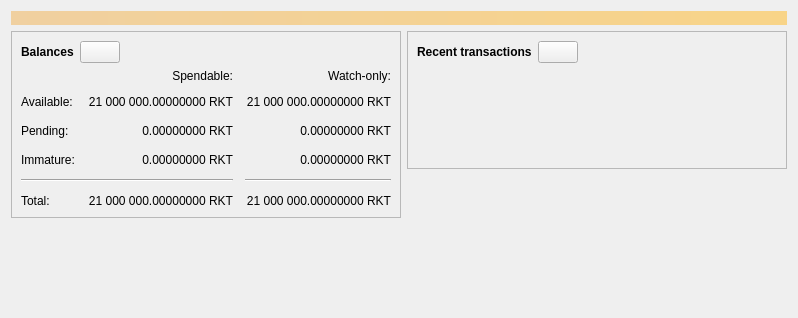
<?xml version="1.0" encoding="UTF-8"?>
<ui version="4.0">
 <class>OverviewPage</class>
 <widget class="QWidget" name="OverviewPage">
  <property name="geometry">
   <rect>
    <x>0</x>
    <y>0</y>
    <width>798</width>
    <height>318</height>
   </rect>
  </property>
  <property name="windowTitle">
   <string>Form</string>
  </property>
  <layout class="QVBoxLayout" name="topLayout">
   <item>
    <widget class="QLabel" name="labelAlerts">
     <property name="visible">
      <bool>false</bool>
     </property>
     <property name="styleSheet">
      <string notr="true">QLabel { background-color: qlineargradient(x1: 0, y1: 0, x2: 1, y2: 0, stop:0 #F0D0A0, stop:1 #F8D488); color:#000000; }</string>
     </property>
     <property name="wordWrap">
      <bool>true</bool>
     </property>
     <property name="margin">
      <number>3</number>
     </property>
     <property name="textInteractionFlags">
      <set>Qt::TextSelectableByMouse</set>
     </property>
    </widget>
   </item>
   <item>
    <layout class="QHBoxLayout" name="horizontalLayout" stretch="1,1">
     <item>
      <layout class="QVBoxLayout" name="verticalLayout_2">
       <item>
        <widget class="QFrame" name="frame">
         <property name="frameShape">
          <enum>QFrame::StyledPanel</enum>
         </property>
         <property name="frameShadow">
          <enum>QFrame::Raised</enum>
         </property>
         <layout class="QVBoxLayout" name="verticalLayout_4">
          <item>
           <layout class="QHBoxLayout" name="horizontalLayout_4">
            <item>
             <widget class="QLabel" name="label_5">
              <property name="font">
               <font>
                <weight>75</weight>
                <bold>true</bold>
               </font>
              </property>
              <property name="text">
               <string>Balances</string>
              </property>
             </widget>
            </item>
            <item>
             <widget class="QPushButton" name="labelWalletStatus">
              <property name="enabled">
               <bool>true</bool>
              </property>
              <property name="maximumSize">
               <size>
                <width>45</width>
                <height>16777215</height>
               </size>
              </property>
              <property name="toolTip">
               <string>The displayed information may be out of date. Your wallet automatically synchronizes with the Moneyrocket network after a connection is established, but this process has not completed yet.</string>
              </property>
              <property name="text">
               <string/>
              </property>
              <property name="icon">
               <iconset resource="../moneyrocket.qrc">
                <normaloff>:/icons/warning</normaloff>
                <disabledoff>:/icons/warning</disabledoff>:/icons/warning</iconset>
              </property>
              <property name="iconSize">
               <size>
                <width>24</width>
                <height>24</height>
               </size>
              </property>
             </widget>
            </item>
            <item>
             <spacer name="horizontalSpacer_3">
              <property name="orientation">
               <enum>Qt::Horizontal</enum>
              </property>
              <property name="sizeHint" stdset="0">
               <size>
                <width>40</width>
                <height>20</height>
               </size>
              </property>
             </spacer>
            </item>
           </layout>
          </item>
          <item>
           <layout class="QGridLayout" name="gridLayout">
            <property name="spacing">
             <number>12</number>
            </property>
            <item row="2" column="2">
             <widget class="QLabel" name="labelWatchPending">
              <property name="cursor">
               <cursorShape>IBeamCursor</cursorShape>
              </property>
              <property name="toolTip">
               <string>Unconfirmed transactions to watch-only addresses</string>
              </property>
              <property name="text">
               <string notr="true">0.00000000 RKT</string>
              </property>
              <property name="alignment">
               <set>Qt::AlignRight|Qt::AlignTrailing|Qt::AlignVCenter</set>
              </property>
              <property name="textInteractionFlags">
               <set>Qt::LinksAccessibleByMouse|Qt::TextSelectableByKeyboard|Qt::TextSelectableByMouse</set>
              </property>
             </widget>
            </item>
            <item row="2" column="1">
             <widget class="QLabel" name="labelUnconfirmed">
              <property name="cursor">
               <cursorShape>IBeamCursor</cursorShape>
              </property>
              <property name="toolTip">
               <string>Total of transactions that have yet to be confirmed, and do not yet count toward the spendable balance</string>
              </property>
              <property name="text">
               <string notr="true">0.00000000 RKT</string>
              </property>
              <property name="alignment">
               <set>Qt::AlignRight|Qt::AlignTrailing|Qt::AlignVCenter</set>
              </property>
              <property name="textInteractionFlags">
               <set>Qt::LinksAccessibleByMouse|Qt::TextSelectableByKeyboard|Qt::TextSelectableByMouse</set>
              </property>
             </widget>
            </item>
            <item row="3" column="2">
             <widget class="QLabel" name="labelWatchImmature">
              <property name="cursor">
               <cursorShape>IBeamCursor</cursorShape>
              </property>
              <property name="toolTip">
               <string>Mined balance in watch-only addresses that has not yet matured</string>
              </property>
              <property name="text">
               <string notr="true">0.00000000 RKT</string>
              </property>
              <property name="alignment">
               <set>Qt::AlignRight|Qt::AlignTrailing|Qt::AlignVCenter</set>
              </property>
              <property name="textInteractionFlags">
               <set>Qt::LinksAccessibleByMouse|Qt::TextSelectableByKeyboard|Qt::TextSelectableByMouse</set>
              </property>
             </widget>
            </item>
            <item row="4" column="0" colspan="2">
             <widget class="Line" name="line">
              <property name="orientation">
               <enum>Qt::Horizontal</enum>
              </property>
             </widget>
            </item>
            <item row="4" column="2">
             <widget class="Line" name="lineWatchBalance">
              <property name="sizePolicy">
               <sizepolicy hsizetype="Preferred" vsizetype="Fixed">
                <horstretch>0</horstretch>
                <verstretch>0</verstretch>
               </sizepolicy>
              </property>
              <property name="minimumSize">
               <size>
                <width>140</width>
                <height>0</height>
               </size>
              </property>
              <property name="orientation">
               <enum>Qt::Horizontal</enum>
              </property>
             </widget>
            </item>
            <item row="5" column="0">
             <widget class="QLabel" name="labelTotalText">
              <property name="text">
               <string>Total:</string>
              </property>
             </widget>
            </item>
            <item row="3" column="1">
             <widget class="QLabel" name="labelImmature">
              <property name="cursor">
               <cursorShape>IBeamCursor</cursorShape>
              </property>
              <property name="toolTip">
               <string>Mined balance that has not yet matured</string>
              </property>
              <property name="text">
               <string notr="true">0.00000000 RKT</string>
              </property>
              <property name="alignment">
               <set>Qt::AlignRight|Qt::AlignTrailing|Qt::AlignVCenter</set>
              </property>
              <property name="textInteractionFlags">
               <set>Qt::LinksAccessibleByMouse|Qt::TextSelectableByKeyboard|Qt::TextSelectableByMouse</set>
              </property>
             </widget>
            </item>
            <item row="2" column="3">
             <spacer name="horizontalSpacer_2">
              <property name="orientation">
               <enum>Qt::Horizontal</enum>
              </property>
              <property name="sizeHint" stdset="0">
               <size>
                <width>40</width>
                <height>20</height>
               </size>
              </property>
             </spacer>
            </item>
            <item row="3" column="0">
             <widget class="QLabel" name="labelImmatureText">
              <property name="text">
               <string>Immature:</string>
              </property>
             </widget>
            </item>
            <item row="5" column="1">
             <widget class="QLabel" name="labelTotal">
              <property name="cursor">
               <cursorShape>IBeamCursor</cursorShape>
              </property>
              <property name="toolTip">
               <string>Your current total balance</string>
              </property>
              <property name="text">
               <string notr="true">21 000 000.00000000 RKT</string>
              </property>
              <property name="alignment">
               <set>Qt::AlignRight|Qt::AlignTrailing|Qt::AlignVCenter</set>
              </property>
              <property name="textInteractionFlags">
               <set>Qt::LinksAccessibleByMouse|Qt::TextSelectableByKeyboard|Qt::TextSelectableByMouse</set>
              </property>
             </widget>
            </item>
            <item row="5" column="2">
             <widget class="QLabel" name="labelWatchTotal">
              <property name="cursor">
               <cursorShape>IBeamCursor</cursorShape>
              </property>
              <property name="toolTip">
               <string>Current total balance in watch-only addresses</string>
              </property>
              <property name="text">
               <string notr="true">21 000 000.00000000 RKT</string>
              </property>
              <property name="alignment">
               <set>Qt::AlignRight|Qt::AlignTrailing|Qt::AlignVCenter</set>
              </property>
              <property name="textInteractionFlags">
               <set>Qt::LinksAccessibleByMouse|Qt::TextSelectableByKeyboard|Qt::TextSelectableByMouse</set>
              </property>
             </widget>
            </item>
            <item row="0" column="2">
             <widget class="QLabel" name="labelWatchonly">
              <property name="text">
               <string>Watch-only:</string>
              </property>
              <property name="alignment">
               <set>Qt::AlignRight|Qt::AlignTrailing|Qt::AlignVCenter</set>
              </property>
             </widget>
            </item>
            <item row="1" column="0">
             <widget class="QLabel" name="labelBalanceText">
              <property name="text">
               <string>Available:</string>
              </property>
             </widget>
            </item>
            <item row="1" column="1">
             <widget class="QLabel" name="labelBalance">
              <property name="cursor">
               <cursorShape>IBeamCursor</cursorShape>
              </property>
              <property name="toolTip">
               <string>Your current spendable balance</string>
              </property>
              <property name="text">
               <string notr="true">21 000 000.00000000 RKT</string>
              </property>
              <property name="alignment">
               <set>Qt::AlignRight|Qt::AlignTrailing|Qt::AlignVCenter</set>
              </property>
              <property name="textInteractionFlags">
               <set>Qt::LinksAccessibleByMouse|Qt::TextSelectableByKeyboard|Qt::TextSelectableByMouse</set>
              </property>
             </widget>
            </item>
            <item row="1" column="2">
             <widget class="QLabel" name="labelWatchAvailable">
              <property name="cursor">
               <cursorShape>IBeamCursor</cursorShape>
              </property>
              <property name="toolTip">
               <string>Your current balance in watch-only addresses</string>
              </property>
              <property name="text">
               <string notr="true">21 000 000.00000000 RKT</string>
              </property>
              <property name="alignment">
               <set>Qt::AlignRight|Qt::AlignTrailing|Qt::AlignVCenter</set>
              </property>
              <property name="textInteractionFlags">
               <set>Qt::LinksAccessibleByMouse|Qt::TextSelectableByKeyboard|Qt::TextSelectableByMouse</set>
              </property>
             </widget>
            </item>
            <item row="2" column="0">
             <widget class="QLabel" name="labelPendingText">
              <property name="text">
               <string>Pending:</string>
              </property>
             </widget>
            </item>
            <item row="0" column="1">
             <widget class="QLabel" name="labelSpendable">
              <property name="text">
               <string>Spendable:</string>
              </property>
              <property name="alignment">
               <set>Qt::AlignRight|Qt::AlignTrailing|Qt::AlignVCenter</set>
              </property>
             </widget>
            </item>
           </layout>
          </item>
         </layout>
        </widget>
       </item>
       <item>
        <spacer name="verticalSpacer">
         <property name="orientation">
          <enum>Qt::Vertical</enum>
         </property>
         <property name="sizeHint" stdset="0">
          <size>
           <width>20</width>
           <height>40</height>
          </size>
         </property>
        </spacer>
       </item>
      </layout>
     </item>
     <item>
      <layout class="QVBoxLayout" name="verticalLayout_3">
       <item>
        <widget class="QFrame" name="frame_2">
         <property name="frameShape">
          <enum>QFrame::StyledPanel</enum>
         </property>
         <property name="frameShadow">
          <enum>QFrame::Raised</enum>
         </property>
         <layout class="QVBoxLayout" name="verticalLayout">
          <item>
           <layout class="QHBoxLayout" name="horizontalLayout_2">
            <item>
             <widget class="QLabel" name="label_4">
              <property name="font">
               <font>
                <weight>75</weight>
                <bold>true</bold>
               </font>
              </property>
              <property name="text">
               <string>Recent transactions</string>
              </property>
             </widget>
            </item>
            <item>
             <widget class="QPushButton" name="labelTransactionsStatus">
              <property name="enabled">
               <bool>true</bool>
              </property>
              <property name="maximumSize">
               <size>
                <width>45</width>
                <height>16777215</height>
               </size>
              </property>
              <property name="toolTip">
               <string>The displayed information may be out of date. Your wallet automatically synchronizes with the Moneyrocket network after a connection is established, but this process has not completed yet.</string>
              </property>
              <property name="text">
               <string/>
              </property>
              <property name="icon">
               <iconset resource="../moneyrocket.qrc">
                <normaloff>:/icons/warning</normaloff>
                <disabledoff>:/icons/warning</disabledoff>:/icons/warning</iconset>
              </property>
              <property name="iconSize">
               <size>
                <width>24</width>
                <height>24</height>
               </size>
              </property>
             </widget>
            </item>
            <item>
             <spacer name="horizontalSpacer">
              <property name="orientation">
               <enum>Qt::Horizontal</enum>
              </property>
              <property name="sizeHint" stdset="0">
               <size>
                <width>40</width>
                <height>20</height>
               </size>
              </property>
             </spacer>
            </item>
           </layout>
          </item>
          <item>
           <widget class="TransactionOverviewWidget" name="listTransactions">
            <property name="styleSheet">
             <string notr="true">QListView { background: transparent; }</string>
            </property>
            <property name="frameShape">
             <enum>QFrame::NoFrame</enum>
            </property>
            <property name="verticalScrollBarPolicy">
             <enum>Qt::ScrollBarAlwaysOff</enum>
            </property>
            <property name="horizontalScrollBarPolicy">
             <enum>Qt::ScrollBarAlwaysOff</enum>
            </property>
            <property name="sizeAdjustPolicy">
             <enum>QAbstractScrollArea::AdjustToContents</enum>
            </property>
            <property name="selectionMode">
             <enum>QAbstractItemView::NoSelection</enum>
            </property>
            <property name="uniformItemSizes">
             <bool>true</bool>
            </property>
           </widget>
          </item>
         </layout>
        </widget>
       </item>
       <item>
        <spacer name="verticalSpacer_2">
         <property name="orientation">
          <enum>Qt::Vertical</enum>
         </property>
         <property name="sizeHint" stdset="0">
          <size>
           <width>20</width>
           <height>40</height>
          </size>
         </property>
        </spacer>
       </item>
      </layout>
     </item>
    </layout>
   </item>
  </layout>
 </widget>
 <customwidgets>
  <customwidget>
   <class>TransactionOverviewWidget</class>
   <extends>QListView</extends>
   <header>qt/transactionoverviewwidget.h</header>
  </customwidget>
 </customwidgets>
 <resources/>
 <connections/>
</ui>
